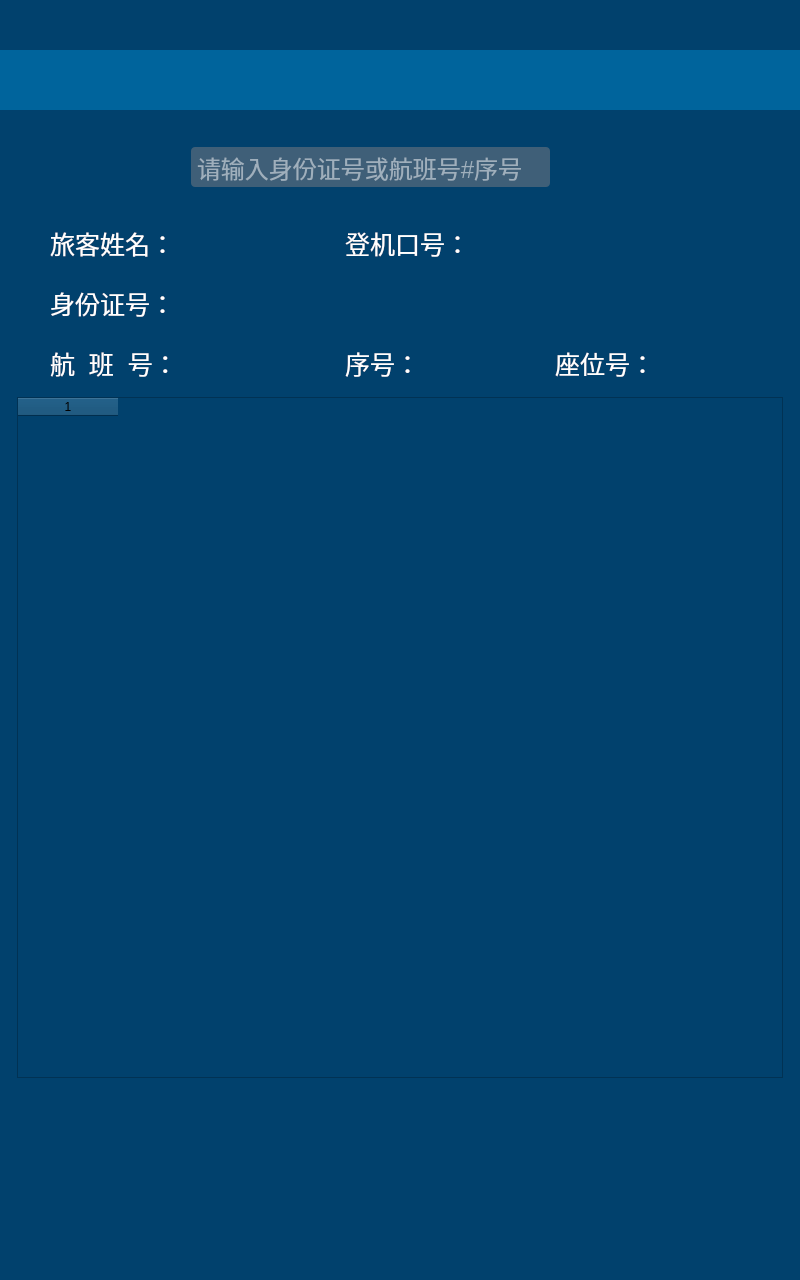
<?xml version="1.0" encoding="UTF-8"?>
<ui version="4.0">
 <class>WorkflowRecording</class>
 <widget class="QWidget" name="WorkflowRecording">
  <property name="geometry">
   <rect>
    <x>0</x>
    <y>0</y>
    <width>800</width>
    <height>1280</height>
   </rect>
  </property>
  <property name="font">
   <font>
    <pointsize>15</pointsize>
   </font>
  </property>
  <property name="windowTitle">
   <string>全流程记录</string>
  </property>
  <property name="styleSheet">
   <string notr="true"/>
  </property>
  <widget class="QWidget" name="allWidget" native="true">
   <property name="geometry">
    <rect>
     <x>0</x>
     <y>0</y>
     <width>800</width>
     <height>1280</height>
    </rect>
   </property>
   <property name="styleSheet">
    <string notr="true">background-color: rgb(1, 65, 109);</string>
   </property>
   <widget class="QWidget" name="buttonSuitWidget_3" native="true">
    <property name="geometry">
     <rect>
      <x>409</x>
      <y>1088</y>
      <width>180</width>
      <height>174</height>
     </rect>
    </property>
    <property name="styleSheet">
     <string notr="true">background-image: url(:/2系统首页/Images/2系统首页/按钮底框.png);</string>
    </property>
    <widget class="QPushButton" name="pausePushButton_1">
     <property name="geometry">
      <rect>
       <x>7</x>
       <y>16</y>
       <width>165</width>
       <height>66</height>
      </rect>
     </property>
     <property name="styleSheet">
      <string notr="true">border: 0;
background: 0;
image: url(:/4全流程记录/Images/4全流程记录/暂停（1号）.png);
</string>
     </property>
     <property name="text">
      <string/>
     </property>
    </widget>
    <widget class="QPushButton" name="pausePushButton_2">
     <property name="geometry">
      <rect>
       <x>7</x>
       <y>92</y>
       <width>165</width>
       <height>66</height>
      </rect>
     </property>
     <property name="styleSheet">
      <string notr="true">border: 0;
background: 0;
image: url(:/4全流程记录/Images/4全流程记录/暂停（2号）.png);</string>
     </property>
     <property name="text">
      <string/>
     </property>
    </widget>
   </widget>
   <widget class="QWidget" name="buttonSuitWidget_4" native="true">
    <property name="geometry">
     <rect>
      <x>605</x>
      <y>1088</y>
      <width>180</width>
      <height>174</height>
     </rect>
    </property>
    <property name="styleSheet">
     <string notr="true">background-image: url(:/2系统首页/Images/2系统首页/按钮底框.png);</string>
    </property>
    <widget class="QPushButton" name="stopPushButton_1">
     <property name="geometry">
      <rect>
       <x>7</x>
       <y>16</y>
       <width>165</width>
       <height>66</height>
      </rect>
     </property>
     <property name="styleSheet">
      <string notr="true">border: 0;
background: 0;
image: url(:/4全流程记录/Images/4全流程记录/常闭（1号）.png);</string>
     </property>
     <property name="text">
      <string/>
     </property>
    </widget>
    <widget class="QPushButton" name="stopPushButton_2">
     <property name="geometry">
      <rect>
       <x>7</x>
       <y>92</y>
       <width>165</width>
       <height>66</height>
      </rect>
     </property>
     <property name="styleSheet">
      <string notr="true">border: 0;
background: 0;
image: url(:/4全流程记录/Images/4全流程记录/常闭（2号）.png);</string>
     </property>
     <property name="text">
      <string/>
     </property>
    </widget>
   </widget>
   <widget class="QWidget" name="buttonSuitWidget_1" native="true">
    <property name="geometry">
     <rect>
      <x>15</x>
      <y>1088</y>
      <width>180</width>
      <height>174</height>
     </rect>
    </property>
    <property name="styleSheet">
     <string notr="true">background-image: url(:/2系统首页/Images/2系统首页/按钮底框.png);</string>
    </property>
    <widget class="QPushButton" name="A1PushButton">
     <property name="geometry">
      <rect>
       <x>7</x>
       <y>16</y>
       <width>165</width>
       <height>66</height>
      </rect>
     </property>
     <property name="styleSheet">
      <string notr="true">border: 0;
background: 0;
image: url(:/4全流程记录/Images/4全流程记录/A1门.png);</string>
     </property>
     <property name="text">
      <string/>
     </property>
    </widget>
    <widget class="QPushButton" name="B1PushButton">
     <property name="geometry">
      <rect>
       <x>7</x>
       <y>92</y>
       <width>165</width>
       <height>66</height>
      </rect>
     </property>
     <property name="styleSheet">
      <string notr="true">border: 0;
background: 0;
image: url(:/4全流程记录/Images/4全流程记录/B1门.png);</string>
     </property>
     <property name="text">
      <string/>
     </property>
    </widget>
   </widget>
   <widget class="QWidget" name="flowQueryWidget" native="true">
    <property name="geometry">
     <rect>
      <x>15</x>
      <y>117</y>
      <width>770</width>
      <height>964</height>
     </rect>
    </property>
    <property name="styleSheet">
     <string notr="true">background-image: url(:/4全流程记录/Images/4全流程记录/bg.png);</string>
    </property>
    <widget class="QWidget" name="flowqueryWidget" native="true">
     <property name="geometry">
      <rect>
       <x>0</x>
       <y>0</y>
       <width>770</width>
       <height>92</height>
      </rect>
     </property>
     <property name="styleSheet">
      <string notr="true">border: 0;
image: 0;
background: 0;</string>
     </property>
     <widget class="QPushButton" name="flowQueryPushButton">
      <property name="geometry">
       <rect>
        <x>618</x>
        <y>30</y>
        <width>122</width>
        <height>40</height>
       </rect>
      </property>
      <property name="styleSheet">
       <string notr="true">border: 0;
image: 0;
background: 0;
image: url(:/6航班回查/Images/6航班回查/查询.png);</string>
      </property>
      <property name="text">
       <string/>
      </property>
     </widget>
     <widget class="QWidget" name="flowQueryLineWidget" native="true">
      <property name="geometry">
       <rect>
        <x>176</x>
        <y>30</y>
        <width>359</width>
        <height>40</height>
       </rect>
      </property>
      <property name="styleSheet">
       <string notr="true">border: 0;
image: 0;
background: rgb(63, 95, 120);
color: rgb(255, 255, 255);
border-radius: 4px;</string>
      </property>
      <widget class="QLineEdit" name="flowQueryLineEdit">
       <property name="geometry">
        <rect>
         <x>4</x>
         <y>1</y>
         <width>351</width>
         <height>38</height>
        </rect>
       </property>
       <property name="font">
        <font>
         <pointsize>18</pointsize>
        </font>
       </property>
       <property name="maxLength">
        <number>18</number>
       </property>
       <property name="placeholderText">
        <string>请输入身份证号或航班号#序号</string>
       </property>
      </widget>
     </widget>
    </widget>
    <widget class="QWidget" name="userInfoWidget" native="true">
     <property name="geometry">
      <rect>
       <x>0</x>
       <y>107</y>
       <width>770</width>
       <height>158</height>
      </rect>
     </property>
     <property name="styleSheet">
      <string notr="true">image: 0;
border: 0;
background: 0;</string>
     </property>
     <widget class="QLabel" name="passengerNameLabel_1">
      <property name="geometry">
       <rect>
        <x>35</x>
        <y>0</y>
        <width>120</width>
        <height>38</height>
       </rect>
      </property>
      <property name="font">
       <font>
        <pointsize>19</pointsize>
       </font>
      </property>
      <property name="styleSheet">
       <string notr="true">color: rgb(255, 255, 255);</string>
      </property>
      <property name="text">
       <string>旅客姓名：</string>
      </property>
     </widget>
     <widget class="QLabel" name="passengerCodeLabel_1">
      <property name="geometry">
       <rect>
        <x>35</x>
        <y>60</y>
        <width>120</width>
        <height>38</height>
       </rect>
      </property>
      <property name="font">
       <font>
        <pointsize>19</pointsize>
       </font>
      </property>
      <property name="styleSheet">
       <string notr="true">color: rgb(255, 255, 255);</string>
      </property>
      <property name="text">
       <string>身份证号：</string>
      </property>
      <property name="alignment">
       <set>Qt::AlignJustify|Qt::AlignVCenter</set>
      </property>
     </widget>
     <widget class="QLabel" name="passengerFlightLabel_1">
      <property name="geometry">
       <rect>
        <x>35</x>
        <y>120</y>
        <width>120</width>
        <height>38</height>
       </rect>
      </property>
      <property name="font">
       <font>
        <pointsize>19</pointsize>
       </font>
      </property>
      <property name="styleSheet">
       <string notr="true">color: rgb(255, 255, 255);</string>
      </property>
      <property name="text">
       <string>航  班  号：</string>
      </property>
      <property name="alignment">
       <set>Qt::AlignLeading|Qt::AlignLeft|Qt::AlignVCenter</set>
      </property>
     </widget>
     <widget class="QLabel" name="boardingNumberLabel_1">
      <property name="geometry">
       <rect>
        <x>330</x>
        <y>120</y>
        <width>71</width>
        <height>38</height>
       </rect>
      </property>
      <property name="font">
       <font>
        <pointsize>19</pointsize>
       </font>
      </property>
      <property name="styleSheet">
       <string notr="true">color: rgb(255, 255, 255);</string>
      </property>
      <property name="text">
       <string>序号：</string>
      </property>
      <property name="alignment">
       <set>Qt::AlignJustify|Qt::AlignVCenter</set>
      </property>
     </widget>
     <widget class="QLabel" name="passengerNameLabel_2">
      <property name="geometry">
       <rect>
        <x>160</x>
        <y>0</y>
        <width>161</width>
        <height>38</height>
       </rect>
      </property>
      <property name="font">
       <font>
        <pointsize>19</pointsize>
        <weight>75</weight>
        <bold>true</bold>
       </font>
      </property>
      <property name="styleSheet">
       <string notr="true">color: rgb(0, 228, 255);</string>
      </property>
      <property name="text">
       <string/>
      </property>
     </widget>
     <widget class="QLabel" name="passengerCodeLabel_2">
      <property name="geometry">
       <rect>
        <x>160</x>
        <y>60</y>
        <width>350</width>
        <height>38</height>
       </rect>
      </property>
      <property name="font">
       <font>
        <pointsize>19</pointsize>
        <weight>75</weight>
        <bold>true</bold>
       </font>
      </property>
      <property name="styleSheet">
       <string notr="true">color: rgb(0, 228, 255);</string>
      </property>
      <property name="text">
       <string/>
      </property>
     </widget>
     <widget class="QLabel" name="boardingNumberLabel_2">
      <property name="geometry">
       <rect>
        <x>405</x>
        <y>120</y>
        <width>125</width>
        <height>38</height>
       </rect>
      </property>
      <property name="font">
       <font>
        <pointsize>19</pointsize>
        <weight>75</weight>
        <bold>true</bold>
       </font>
      </property>
      <property name="styleSheet">
       <string notr="true">color: rgb(0, 228, 255);</string>
      </property>
      <property name="text">
       <string/>
      </property>
     </widget>
     <widget class="QLabel" name="passengerFlightLabel_2">
      <property name="geometry">
       <rect>
        <x>160</x>
        <y>120</y>
        <width>161</width>
        <height>38</height>
       </rect>
      </property>
      <property name="font">
       <font>
        <pointsize>19</pointsize>
        <weight>75</weight>
        <bold>true</bold>
       </font>
      </property>
      <property name="styleSheet">
       <string notr="true">color: rgb(0, 228, 255);</string>
      </property>
      <property name="text">
       <string/>
      </property>
     </widget>
     <widget class="QLabel" name="gateNoLabel_1">
      <property name="geometry">
       <rect>
        <x>330</x>
        <y>0</y>
        <width>121</width>
        <height>38</height>
       </rect>
      </property>
      <property name="font">
       <font>
        <pointsize>19</pointsize>
       </font>
      </property>
      <property name="styleSheet">
       <string notr="true">color: rgb(255, 255, 255);</string>
      </property>
      <property name="text">
       <string>登机口号：</string>
      </property>
     </widget>
     <widget class="QLabel" name="gateNoLabel_2">
      <property name="geometry">
       <rect>
        <x>454</x>
        <y>0</y>
        <width>301</width>
        <height>38</height>
       </rect>
      </property>
      <property name="font">
       <font>
        <pointsize>19</pointsize>
        <weight>75</weight>
        <bold>true</bold>
       </font>
      </property>
      <property name="styleSheet">
       <string notr="true">color: rgb(0, 228, 255);</string>
      </property>
      <property name="text">
       <string/>
      </property>
     </widget>
     <widget class="QLabel" name="seatIdLabel_1">
      <property name="geometry">
       <rect>
        <x>540</x>
        <y>120</y>
        <width>95</width>
        <height>38</height>
       </rect>
      </property>
      <property name="font">
       <font>
        <pointsize>19</pointsize>
       </font>
      </property>
      <property name="styleSheet">
       <string notr="true">color: rgb(255, 255, 255);</string>
      </property>
      <property name="text">
       <string>座位号：</string>
      </property>
     </widget>
     <widget class="QLabel" name="seatIdLabel_2">
      <property name="geometry">
       <rect>
        <x>640</x>
        <y>120</y>
        <width>121</width>
        <height>38</height>
       </rect>
      </property>
      <property name="font">
       <font>
        <pointsize>19</pointsize>
        <weight>75</weight>
        <bold>true</bold>
       </font>
      </property>
      <property name="styleSheet">
       <string notr="true">color: rgb(0, 228, 255);</string>
      </property>
      <property name="text">
       <string/>
      </property>
     </widget>
    </widget>
    <widget class="QTableWidget" name="flowTableWidget">
     <property name="geometry">
      <rect>
       <x>2</x>
       <y>280</y>
       <width>766</width>
       <height>681</height>
      </rect>
     </property>
     <property name="columnCount">
      <number>1</number>
     </property>
     <column/>
    </widget>
   </widget>
   <widget class="QLabel" name="logoLabel">
    <property name="geometry">
     <rect>
      <x>0</x>
      <y>0</y>
      <width>800</width>
      <height>50</height>
     </rect>
    </property>
    <property name="styleSheet">
     <string notr="true">background-image: url(:/4全流程记录/Images/4全流程记录/logo-拷贝.png);</string>
    </property>
    <property name="text">
     <string/>
    </property>
   </widget>
   <widget class="QWidget" name="homeWidget" native="true">
    <property name="geometry">
     <rect>
      <x>0</x>
      <y>50</y>
      <width>800</width>
      <height>60</height>
     </rect>
    </property>
    <property name="styleSheet">
     <string notr="true">background-color: rgb(0, 100, 156);</string>
    </property>
    <widget class="QPushButton" name="sheZhiPushButton">
     <property name="geometry">
      <rect>
       <x>67</x>
       <y>9</y>
       <width>666</width>
       <height>42</height>
      </rect>
     </property>
     <property name="styleSheet">
      <string notr="true">border: 0;
image: 0;
background: 0;
image: url(:/2系统首页/Images/2系统首页/设置.png);</string>
     </property>
     <property name="text">
      <string/>
     </property>
    </widget>
    <widget class="QPushButton" name="fanHuiPushButton">
     <property name="geometry">
      <rect>
       <x>15</x>
       <y>12</y>
       <width>52</width>
       <height>36</height>
      </rect>
     </property>
     <property name="styleSheet">
      <string notr="true">border: 0;
image: 0;
background: 0;
image: url(:/2系统首页/Images/2系统首页/返回.png);</string>
     </property>
     <property name="text">
      <string/>
     </property>
    </widget>
   </widget>
   <widget class="QWidget" name="buttonSuitWidget_2" native="true">
    <property name="geometry">
     <rect>
      <x>212</x>
      <y>1088</y>
      <width>180</width>
      <height>174</height>
     </rect>
    </property>
    <property name="styleSheet">
     <string notr="true">background-image: url(:/2系统首页/Images/2系统首页/按钮底框.png);</string>
    </property>
    <widget class="QPushButton" name="A2PushButton">
     <property name="geometry">
      <rect>
       <x>7</x>
       <y>16</y>
       <width>165</width>
       <height>66</height>
      </rect>
     </property>
     <property name="styleSheet">
      <string notr="true">border: 0;
background: 0;
image: url(:/4全流程记录/Images/4全流程记录/A2门.png);</string>
     </property>
     <property name="text">
      <string/>
     </property>
    </widget>
    <widget class="QPushButton" name="B2PushButton">
     <property name="geometry">
      <rect>
       <x>7</x>
       <y>92</y>
       <width>165</width>
       <height>66</height>
      </rect>
     </property>
     <property name="styleSheet">
      <string notr="true">border: 0;
background: 0;
image: url(:/4全流程记录/Images/4全流程记录/B2门.png);</string>
     </property>
     <property name="text">
      <string/>
     </property>
    </widget>
   </widget>
  </widget>
 </widget>
 <resources/>
 <connections/>
</ui>
